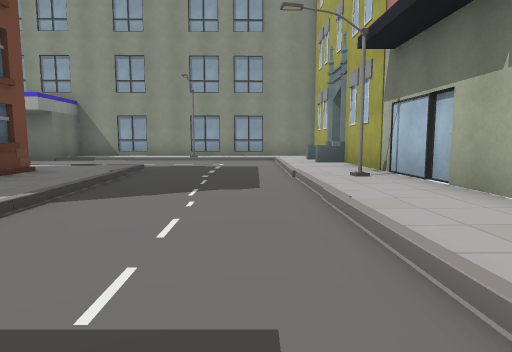
View 1 (above)

24 first-person views from a walk through a scene from a Unity 3-D project. The camera is 1.2 m above the floor, tilts 6° down and sees 75° across. The floor is counted in squares, 2 m on a side. Each view is taken from the middle of a square. On the plan, view 1 faces up. The plan holds only what a view shows up to about 10 squares ahead; the rest is blank. The place goes on beyond the plan. Some surface patterns are stand-ins.

View 2
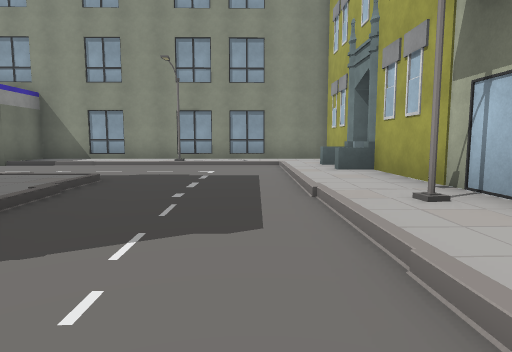

View 3
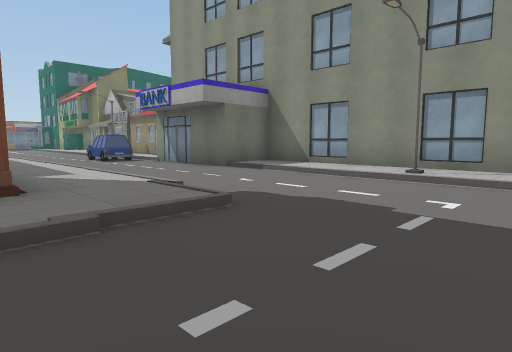

View 4
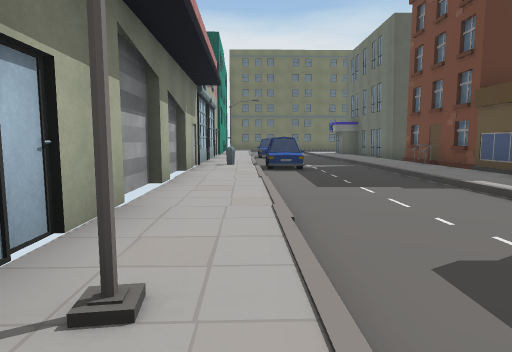

View 5
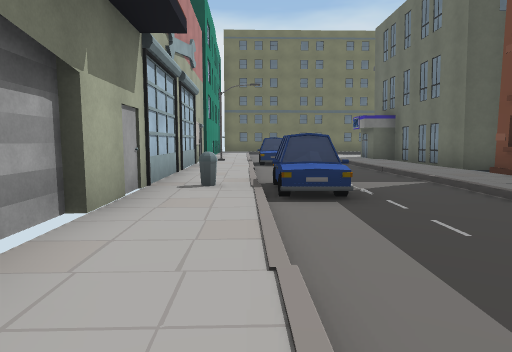

View 6
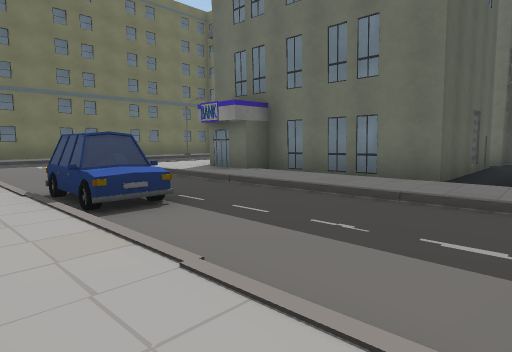

View 7
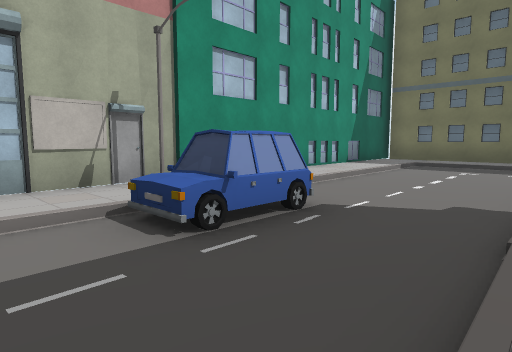

View 8
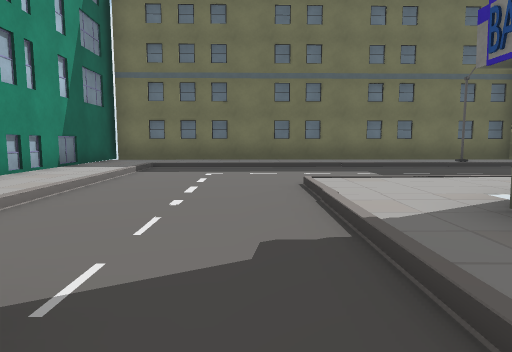

View 9
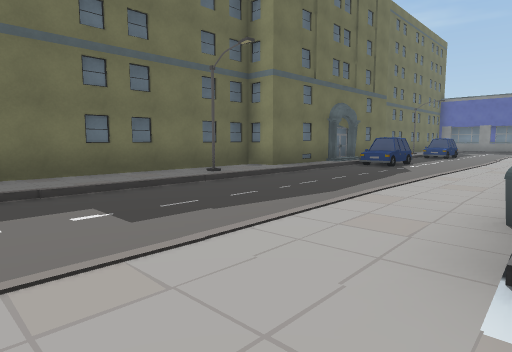

View 10
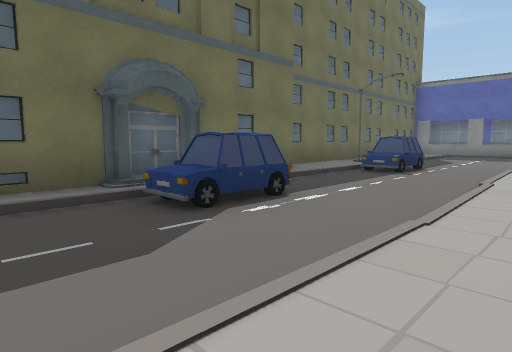

View 11
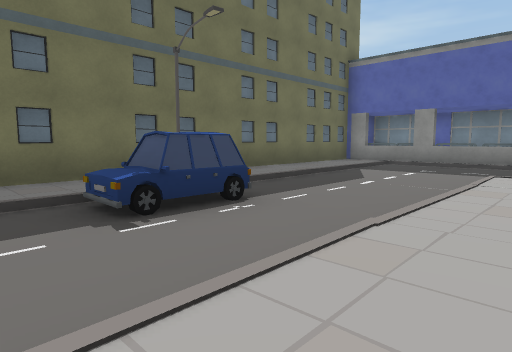

View 12
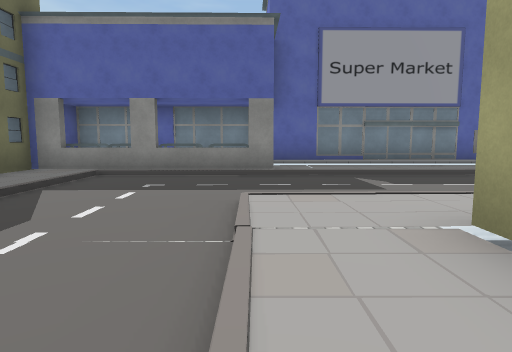

View 13
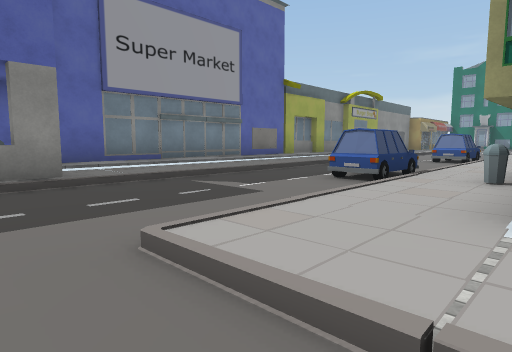

View 14
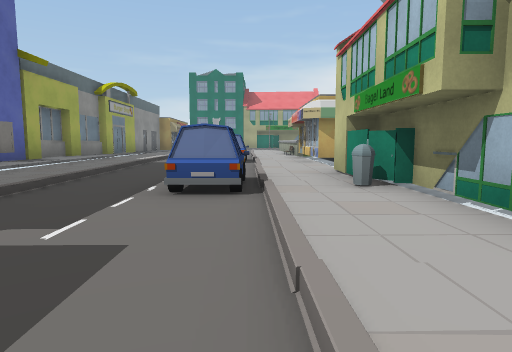

View 15
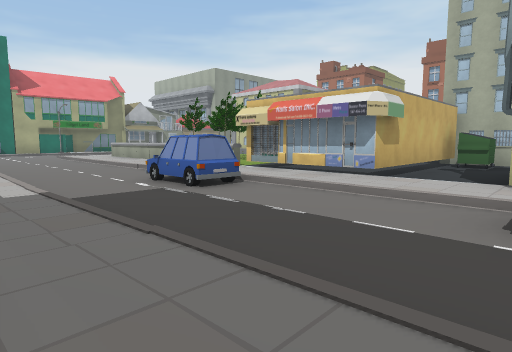

View 16
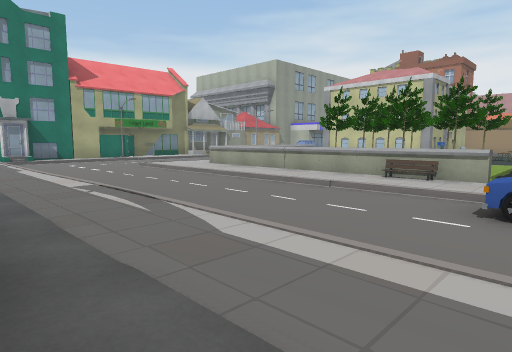

View 17
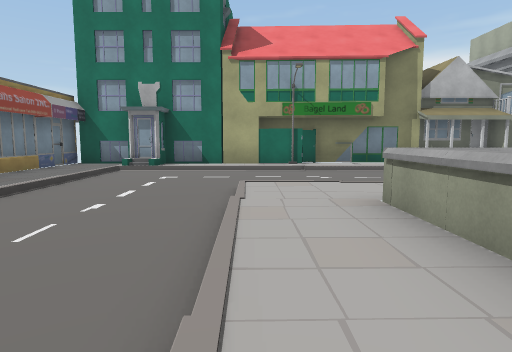

View 18
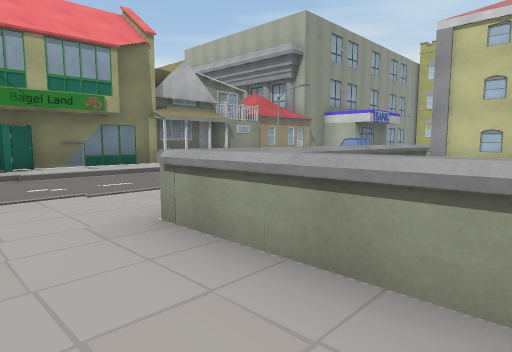

View 19
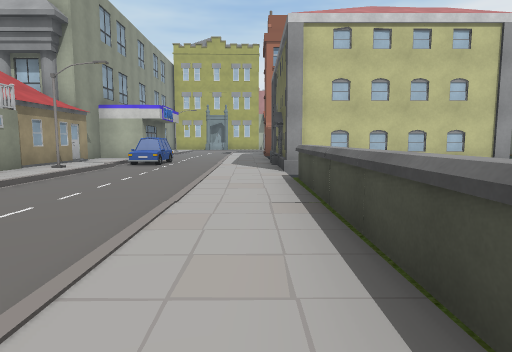

View 20
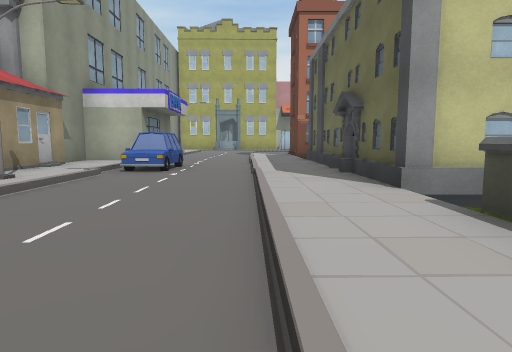

View 21
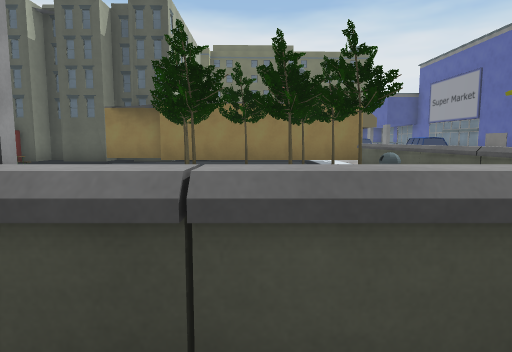

View 22
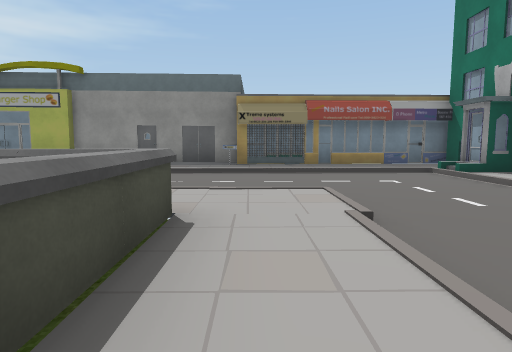

View 23
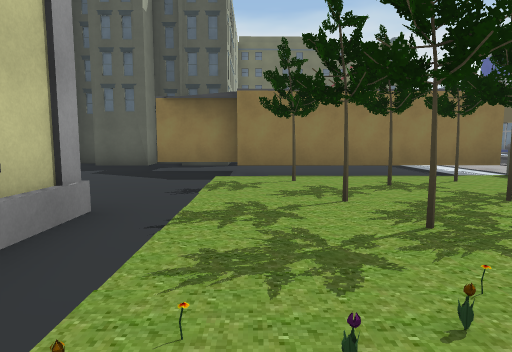

View 24
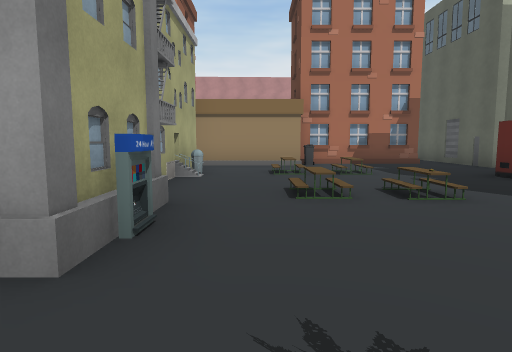

### Floor plan
Key: @ floor where view 1 was taken; # wall or solid block; x gap in a wall; . main floor; : floor 0.25 m higher than the main floor; + floor 0.5 m higher than the main floor; * floor 0.75 m higher than the main floor; / step, stairs or slope; = window, fence, low wall or low ledge; ^ raised ledge; B building; C car; I bin; T tree; E bench; F flower; M cash machine; A machine; O other object.
Columns run from 28 left of view 1 to 3 right of it. Each row starts with its distance up from view 1.
 13                 B
 12        ####BBB BBB##  #########
 11  #######::##+BB::/:#  #:::/:::#
 10  #:////////:://#///####//////:#
  9  #:..............CC..........:B
  8  #:/.........................:#
  7  #:/..//////////////////:/...::B
  6 ##:/..::::/:::::::::::::::...::B
  5 #:=/..:^^^^^F.####### O #:/..:O
  4 #::/..:^:  F: #          :/..::#
  3 #::/../^     .#          :/..::#
  2  #:/../:TI   .########  O:/..::#
  1  #:/../:#:TT .M##..I.#   :/../:#
  0  #:/../:TT  :........## #:/.@/:#
 -1  #:/../E=TTT ...E.E..I# O:/../:#
 -2  ::/../:........ .E*..O #:/.C/I#
 -3 #://.C/:#####...E.....###:/.C/:#
 -4 #///.C/:#######.......O #:/../:#
 -5 #+//../:#########.A......:/../:#
 -6 ##//../:....I#######x####:/../:#
 -7  O//../:.....#          #:/../:#
 -8  #//.CC:#               #::.CCO#
 -9  #/:.C/I#               #::./C #
-10  #/:../:#               ##:../ B
-11  #/:../:#          B   I ::...:B
-12  #/:../::::::: ::::::::::::...:B
-13  #/#..///////////////////.....:B
-14  ##^..........................:B
-15  ###.......C....CC............:B
-16  #=:////// //// ////::#::::::::B
-17  ##:::::: /::#######:://///////B
-18  #############     #############

Where each view was taken, in squares from view 1:
view 1: 0 up, 0 right, facing up
view 2: 2 up, 0 right, facing up
view 3: 5 up, 0 right, facing up-left
view 4: 6 up, 1 right, facing down
view 5: 2 up, 1 right, facing down
view 6: 4 down, 2 right, facing down-left
view 7: 6 down, 2 left, facing down-right
view 8: 8 down, 1 left, facing down
view 9: 11 down, 2 left, facing down-left
view 10: 12 down, 9 left, facing down-left
view 11: 12 down, 15 left, facing down-left
view 12: 13 down, 18 left, facing left
view 13: 14 down, 20 left, facing up-left
view 14: 13 down, 22 left, facing up
view 15: 8 down, 26 left, facing up-right
view 16: 3 down, 27 left, facing up-right
view 17: 2 up, 22 left, facing up
view 18: 3 up, 22 left, facing up-right
view 19: 6 up, 21 left, facing right
view 20: 7 up, 18 left, facing right
view 21: 6 up, 18 left, facing down
view 22: 6 up, 18 left, facing left
view 23: 4 up, 16 left, facing down
view 24: 0 up, 16 left, facing right
